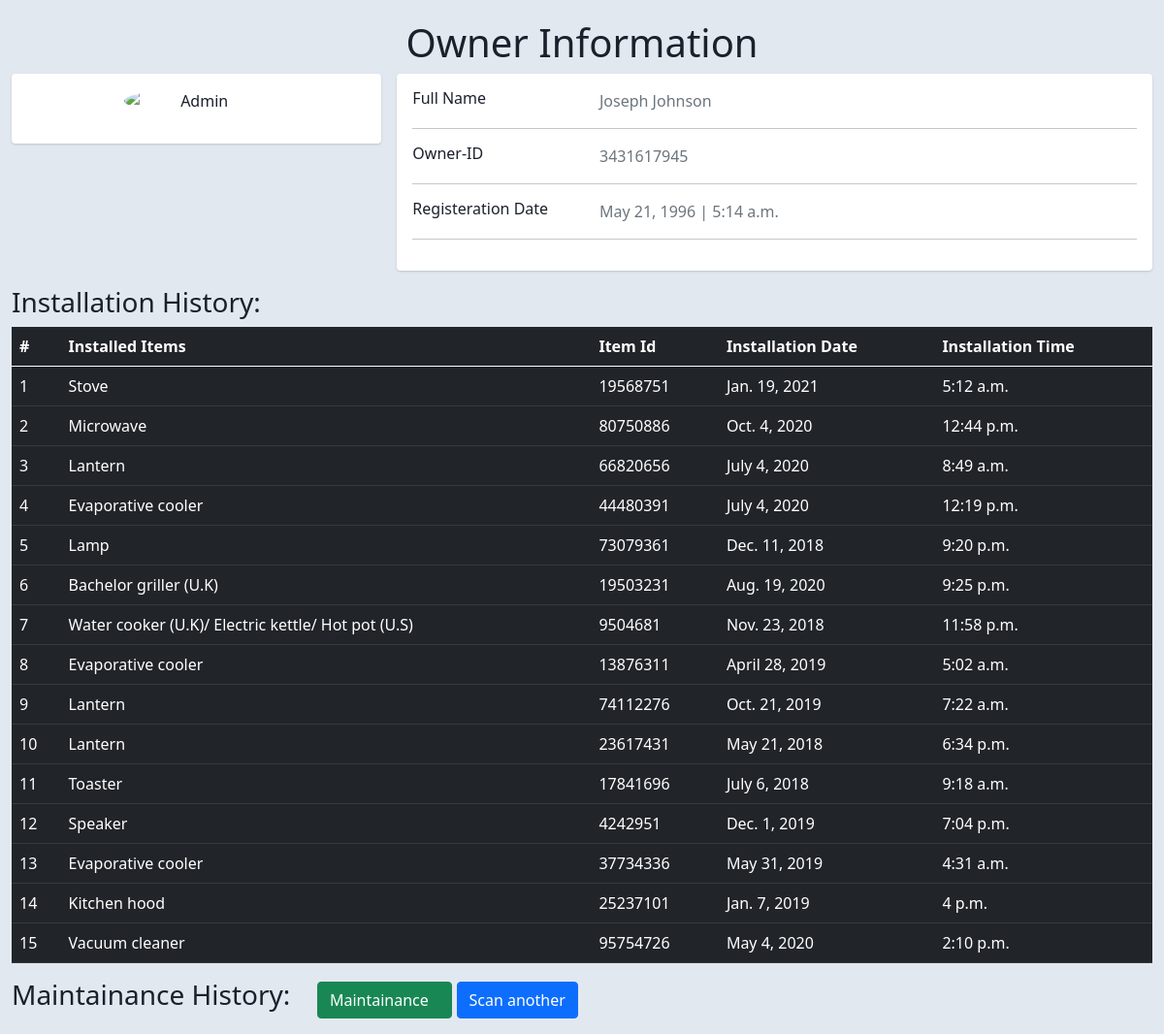
Page /store/info/3431617945/ on the committed database.
### store/models.py (models this page shows, shortened)
class Owner(models.Model):
	owner_id = models.IntegerField(default=0,primary_key=True)
	owner_Fname = models.CharField(max_length=200)
	owner_Lname = models.CharField(max_length=200)
	registered_date = models.DateTimeField('date added')

class Installation(models.Model):
	owner = models.ForeignKey(Owner,on_delete=models.CASCADE)
	installed_item = models.CharField(max_length=200)
	item_id = models.CharField(max_length=200)
	install_date = models.DateTimeField('date installed')

### store/views.py (the view)
# urls.py: path('info/<int:o_id>/', views.GetDetails2, name='details2'),
def GetDetails2(request,o_id):
	try :
		details_dict = {}
		owner_info = list(Owner.objects.filter(owner_id=str(o_id)).values())
		Installation_info = get_installation_Info(o_id)
		Maintainance_info = get_mainatainance_date(o_id)
		for i in owner_info[0]:
			details_dict[i] = owner_info[0][i]
		details_dict['installed_item'] = Installation_info
		details_dict['last_maintainance_on'] = Maintainance_info
		details_dict['title'] = "Owner Details"
		return render(request,"info.html",details_dict);
	except IndexError:
		return HttpResponse("<center><H1> The User with \'user-id\' : \' %d \' Is Not Registered!</H1><br>SomeThing Fishy is Going On!...</center>"%(o_id))

### store/views.py (called while the page is built)
def get_installation_Info(o_id):
	Installation_info = list(Installation.objects.filter(owner_id=str(o_id)).values_list('installed_item','item_id','install_date'))
	return Installation_info if len(Installation_info) > 0 else "No Installations Done Yet"

def get_mainatainance_date(o_id):
	try:
		Maintainance_info = list(Maintainance.objects.filter(owner_id=str(o_id)).values_list('maintain_date').order_by('-maintain_date')[:1])
		return (str(Maintainance_info[0][0])[:10] if type(Maintainance_info) == list else Maintainance_info)
	except IndexError:
		return "No Maintainace Done Yet"

### TEMPLATES/info.html (shortened to what this page needs)
{%extends "base.html"%}
{% load static%}
{%block content%}
<div class="container-fluid">
	<center><h1>Owner Information</h1></center>
	 <div class="row gutters-sm">
	            <div class="col-md-4 mb-3">
	              <div class="card">
	                <div class="card-body">
	                  <div class="d-flex flex-column align-items-center text-center">
	                    <img src="https://bootdey.com/img/Content/avatar/avatar7.png" alt="Admin" class="rounded-circle" width="150">
	                  </div>
	                </div>
	              </div>
	          </div>
	      <div class="col-md-8">
              <div class="card mb-3">
                <div class="card-body">
                  <div class="row">
                    <div class="col-sm-3">
                      <h6 class="mb-0">Full Name</h6>
                    </div>
                    <div class="col-sm-9 text-secondary">
                      {{owner_Fname}} {{owner_Lname}}
                    </div>
                  </div>
                  <hr>
                  <div class="row">
                    <div class="col-sm-3">
                      <h6 class="mb-0">Owner-ID</h6>
                    </div>
                    <div class="col-sm-9 text-secondary">
                      {{owner_id}}
                    </div>
                  </div>
                  <hr>
                  <div class="row">
                    <div class="col-sm-3">
                      <h6 class="mb-0">Registeration Date</h6>
                    </div>
                    <div class="col-sm-9 text-secondary">
                      {{registered_date|date}} | {{registered_date|time}}
                    </div>
                  </div>
                  <hr>
                </div>
              </div>
          </div>
      </div>
      <h3>Installation History:</h3>
	    <table class="table table-dark">
		  <thead>
		    <tr>
		      <th scope="col">#</th>
		      <th scope="col">Installed Items</th>
		      <th scope="col">Item Id</th>
		      <th scope="col">Installation Date</th>
		      <th scope="col">Installation Time</th>
		    </tr>
		  </thead>
		  <tbody>
		  	{% for data in installed_item %}
		    <tr>
		     <td>{{forloop.counter}}</td>
		      <td>{{ data.0 }}</td>
		      <td>{{ data.1 }}</td>
		      <td>{{ data.2|date }}</td>
		      <td>{{ data.2|time }}</td>
		    </tr>
		    {% endfor %}
		  </tbody>
		</table>
	<p><h3 style="margin:0%; padding-right: 2%; display: inline-block;">Maintainance History:</h3>
	<a style="margin:0%; padding-right: 2%; display: inline-block;" class ="btn btn-success" href= "{% url 'maintainance_record' owner_id %}">Maintainance</a>
  <a class ="btn btn-primary" href= "{% url 'index' %}">Scan another</a></p>
</div>
{% endblock%}

### TEMPLATES/info.html (style rules this page uses)
body { margin-top:20px; color: #1a202c; text-align: left; background-color: #e2e8f0; }
.card { box-shadow: 0 1px 3px 0 rgba(0,0,0,.1), 0 1px 2px 0 rgba(0,0,0,.06); }
.card { position: relative; display: flex; flex-direction: column; min-width: 0; word-wrap: break-word; background-color: #fff; background-clip: border-box; border: 0 solid rgba(0,0,0,.125); border-radius: .25rem; }
.card-body { flex: 1 1 auto; min-height: 1px; padding: 1rem; }
.gutters-sm { margin-right: -8px; margin-left: -8px; }
.gutters-sm>.col, .gutters-sm>[class*=col-] { padding-right: 8px; padding-left: 8px; }
.mb-3, .my-3 { margin-bottom: 1rem!important; }

### rows in the picture
Owner: owner_Fname "Joseph", owner_Lname "Johnson", registered_date "May 21, 1996", registered_date "5:14 a.m."
Installation: installed_item "Microwave", item "80750886", install_date "Oct. 4, 2020", data "12:44 p.m."
Installation: installed_item "Lantern", item "66820656", install_date "July 4, 2020", data "8:49 a.m."
Installation: installed_item "Evaporative cooler", item "44480391", install_date "July 4, 2020", data "12:19 p.m."
Installation: installed_item "Lamp", item "73079361", install_date "Dec. 11, 2018", data "9:20 p.m."
Installation: installed_item "Bachelor griller (U.K)", item "19503231", install_date "Aug. 19, 2020", data "9:25 p.m."
Installation: installed_item "Water cooker (U.K)/ Electric kettle/ Hot pot (U.S)", item "9504681", install_date "Nov. 23, 2018", data "11:58 p.m."
Installation: installed_item "Lantern", item "74112276", install_date "Oct. 21, 2019", data "7:22 a.m."
Installation: installed_item "Lantern", item "23617431", install_date "May 21, 2018", data "6:34 p.m."
Installation: installed_item "Toaster", item "17841696", install_date "July 6, 2018", data "9:18 a.m."
Installation: installed_item "Speaker", item "4242951", install_date "Dec. 1, 2019", data "7:04 p.m."
Installation: installed_item "Kitchen hood", item "25237101", install_date "Jan. 7, 2019", data "4 p.m."
Installation: installed_item "Vacuum cleaner", item "95754726", install_date "May 4, 2020", data "2:10 p.m."

### other values in the picture
{{ owner_id }} "3431617945"
{{ data.0 }} "Stove" "Evaporative cooler" "Evaporative cooler"
{{ data.1 }} "19568751" "13876311" "37734336"
{{ data.2|date }} "Jan. 19, 2021" "April 28, 2019" "May 31, 2019"
{{ data.2|time }} "5:12 a.m." "5:02 a.m." "4:31 a.m."
